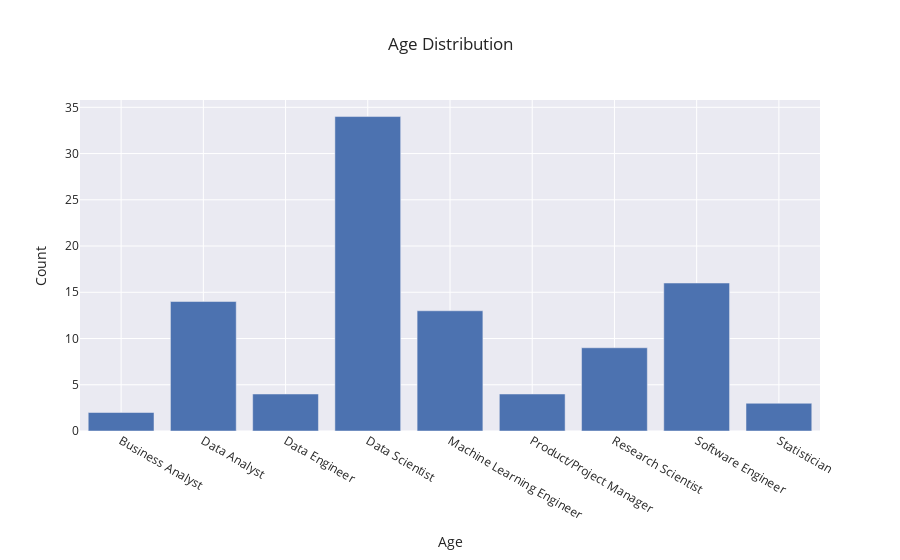

Source (notebook cell):
### Markdown cell above
# Age Distribtion

Technology has always been dominated by a fleet of young men and women and it is visible in the graph below. About **50%** of the respondents are below the age of 35. <br>
Here we can observe a shift in the population density towards the age group of 25 to 35 years. This is normal  for professionals as people usually finish their studies by the age of 25 and properly enter the work force.

### Code cell
age = pd.DataFrame(professionals['Q5'].value_counts())
age.sort_index(inplace=True)
age.reset_index(inplace=True)
age.columns = ["Age", "Count"]

fig = px.bar(data_frame=age, 
      x = "Age", 
      y = "Count", 
      title= "Age Distribution", 
      template="seaborn")
fig.update_layout(title_x=0.5)

### Figure 1 — Plotly figure (JSON) as saved in the notebook; plotly's stock layout.template omitted (floating-point values rounded to 4 significant figures)
{"data": [{"alignmentgroup": "True", "hovertemplate": "Age=%{x}<br>Count=%{y}<extra></extra>", "legendgroup": "", "marker": {"color": "rgb(76,114,176)", "pattern": {"shape": ""}}, "name": "", "offsetgroup": "", "orientation": "v", "showlegend": false, "textposition": "auto", "type": "bar", "x": ["Business Analyst", "Data Analyst", "Data Engineer", "Data Scientist", "Machine Learning Engineer", "Product/Project Manager", "Research Scientist", "Software Engineer", "Statistician"], "xaxis": "x", "y": [2, 14, 4, 34, 13, 4, 9, 16, 3], "yaxis": "y"}], "layout": {"barmode": "relative", "legend": {"tracegroupgap": 0}, "title": {"text": "Age Distribution", "x": 0.5}, "xaxis": {"anchor": "y", "domain": [0, 1], "title": {"text": "Age"}}, "yaxis": {"anchor": "x", "domain": [0, 1], "title": {"text": "Count"}}}}
